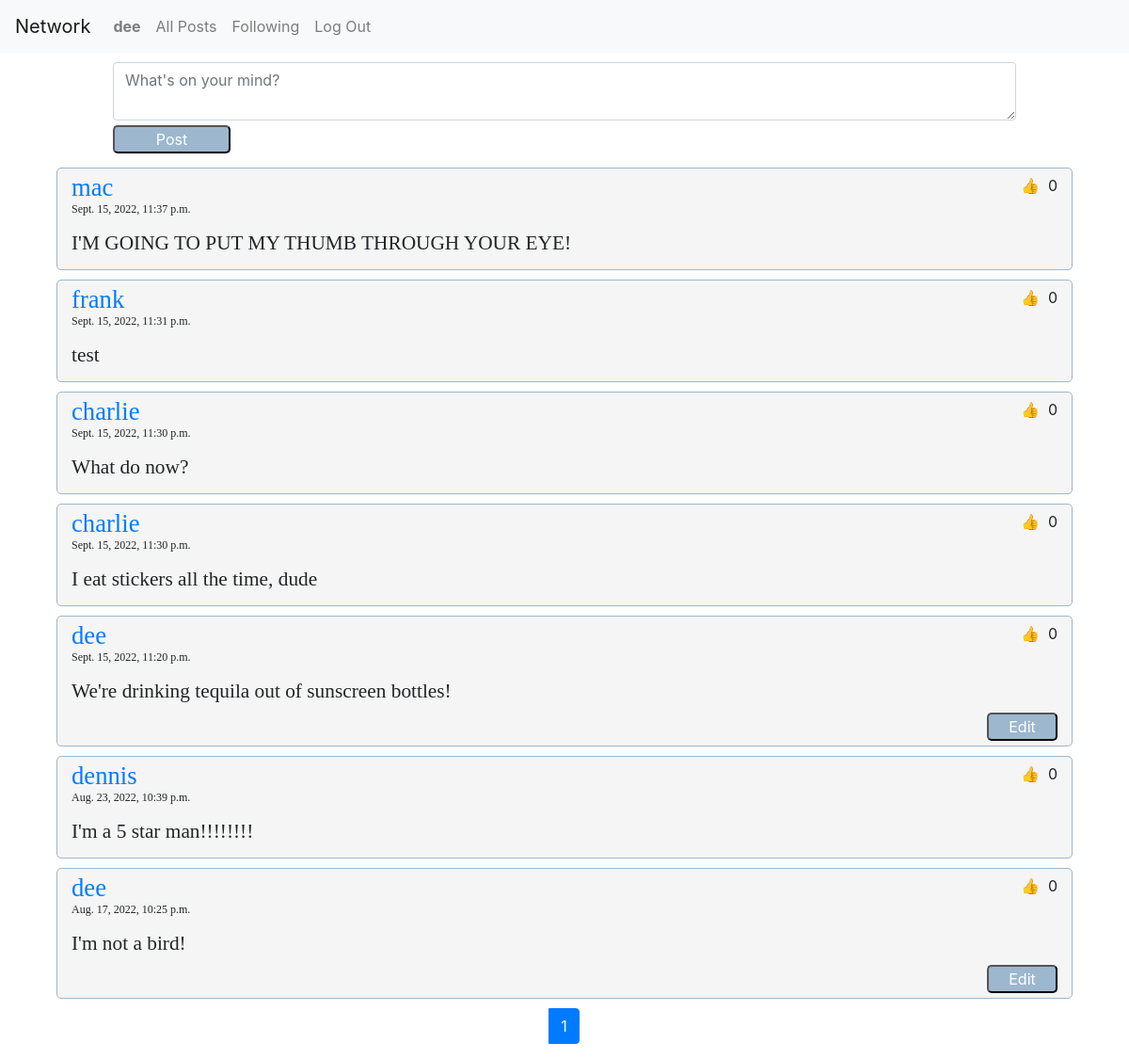
The app's page / (signed in) with its own data.
### network/models.py (models this page shows, shortened)
class User(AbstractUser):
    following = models.ManyToManyField('self', blank=True, related_name="followers", symmetrical=False)

class Posting(models.Model):
    author = models.ForeignKey(User, on_delete=models.CASCADE, related_name='posted_by')
    liked = models.ForeignKey(User, on_delete=models.CASCADE, null=True, related_name='likes')
    timestamp = models.DateTimeField(auto_now_add=True)
    body = models.TextField(blank=True)

### network/views.py (the view)
# urls.py: path("", views.index, name="index"),
def index(request):
    if request.path == '/following':
        user = User.objects.get(username=request.user)
        postings = Posting.objects.filter(author__in=user.following.all()).order_by('-timestamp').annotate(Count('liked'))
    else:
        postings = Posting.objects.all().order_by('-timestamp').annotate(Count('liked'))
    paginator = Paginator(postings, 10)
    page_obj = paginator.get_page(request.GET.get('page', 1))
    return render(request, "network/index.html", {"postings": postings, "num_pages": range(1, paginator.num_pages + 1), "page_obj": page_obj})

### network/templates/network/index.html (shortened to what this page needs)
{% extends "network/layout.html" %}
{% load static %}
{% block body %}
    {% if user.is_authenticated %}
        <div class="new-post">
            <textarea class="form-control" id="new-post-text" placeholder="What's on your mind?"></textarea>
            <input type="submit" class="button-style" id="add-post" value="Post">
        </div>
    {% endif %}
    {% for posting in page_obj%}
        <div class="post">
            <div class="post-author-likes">
                <div class="author">
                <a  href= "{% url 'profile' posting.author.username %}">{{posting.author.username}}</a>
                </div>
                <div class="likes">
                    <button class="like-button">&#128077</button>
                    {{posting.liked__count}}
                </div>
            </div class="post-timestamp-content">
                <p class="timestamp">{{posting.timestamp}}</p>
                <p class="post-content">{{posting.body}}</p>
            {% if user == posting.author %}
                <div class="button-container">
                    <button class="button-style edit-button">Edit</button>
                </div>
            {% endif %}
        </div>
    {% endfor %}
    <ul class="pagination">
        {% for page in num_pages %}
            {% if page == page_obj.number %}
                <li class="active page-item"><a class="page-link" href="?page={{page}}">{{page}}</a></li>
            {% else %}
                <li class="page-item"><a class="page-link" href="?page={{page}}">{{page}}</a></li>
            {% endif %}
        {% endfor %}
    </ul>
{% endblock %}

### network/templates/network/layout.html (shortened to what this page needs)
{% load static %}
<!DOCTYPE html>
<html lang="en">
    <head>
        <link rel="stylesheet" href="https://stackpath.bootstrapcdn.com/bootstrap/4.4.1/css/bootstrap.min.css">
        <link href="{% static 'network/styles.css' %}" rel="stylesheet">
    </head>
    <body>
        <nav class="navbar navbar-expand-lg navbar-light bg-light">
            <a class="navbar-brand" href="#">Network</a>
            <div>
              <ul class="navbar-nav mr-auto">
                {% if user.is_authenticated %}
                    <li class="nav-item">
                        <a class="nav-link" href="#"><strong>{{ user.username }}</strong></a>
                    </li>
                {% endif %}
                <li class="nav-item">
                  <a class="nav-link" href="{% url 'index' %}">All Posts</a>
                </li>
                {% if user.is_authenticated %}
                    <li class="nav-item">
                        <a class="nav-link" href="{% url 'following' %}">Following</a>
                    </li>
                    <li class="nav-item">
                        <a class="nav-link" href="{% url 'logout' %}">Log Out</a>
                    </li>
                {% endif %}
              </ul>
            </div>
          </nav>
        <div class="body">
            {% block body %}
            {% endblock %}
        </div>
    </body>
</html>

### network/static/network/styles.css (style rules this page uses)
.new-post { width: 80%; margin: 10px auto; }
.new-post input { margin: 5px auto; }
.post { width: 90%; margin: 10px auto; background: rgb(245, 245, 245); border-radius: 5px; border: 1px solid rgb(156, 183, 206); padding: 5px 15px; }
.post-author-likes, .post-timestamp-content { display: flex; justify-content: space-between; }
.author, .follow-number { font: 20pt bold; }
.timestamp { font: 9pt thin; }
.post-content, .follow-text { font: 16pt bold; }
.post-content { margin-bottom: 10px; }
.button-style { margin-top: 20px; border-radius: 5px; background-color:rgb(156, 183, 206); color:white; width: 125px; }
.pagination { justify-content: center; }
.button-container { display: flex; justify-content: flex-end; }
.edit-button, .save-button { margin-top: 0px; width: 75px; }
.like-button { border:none; background: rgb(245, 245, 245); width: 30px; }

### records on screen
User: username "dee"
Posting: author.username "mac", liked__count "0", timestamp "Sept. 15, 2022, 11:37 p.m.", body "I'M GOING TO PUT MY THUMB THROUGH YOUR EYE!"
Posting: author.username "frank", liked__count "0", timestamp "Sept. 15, 2022, 11:31 p.m.", body "test"
Posting: author.username "charlie", liked__count "0", timestamp "Sept. 15, 2022, 11:30 p.m.", body "What do now?"
Posting: author.username "charlie", liked__count "0", timestamp "Sept. 15, 2022, 11:30 p.m.", body "I eat stickers all the time, dude"
Posting: author.username "dee", liked__count "0", timestamp "Sept. 15, 2022, 11:20 p.m.", body "We're drinking tequila out of sunscreen bottles!", shows "Edit"
Posting: author.username "dennis", liked__count "0", timestamp "Aug. 23, 2022, 10:39 p.m.", body "I'm a 5 star man!!!!!!!!"
Posting: author.username "dee", liked__count "0", timestamp "Aug. 17, 2022, 10:25 p.m.", body "I'm not a bird!", shows "Edit"

### other values on screen
{{ page }} "1"
